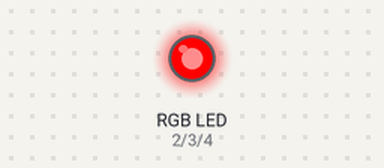
Recording of a sketch running on a simulated Arduino Uno, built with avr-gcc and run on an emulated ATmega328P. Parts: an RGB LED mixed from three pins (HIGH = lit).

Above: at 0.05 s.
At 3.95 s:
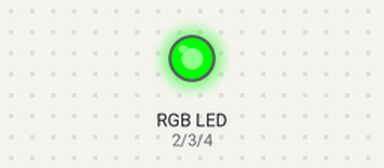
At 5.95 s:
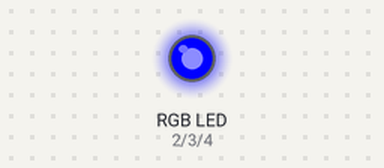
At 7.95 s:
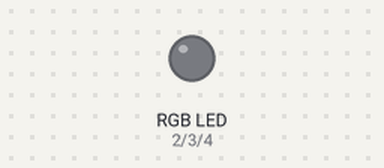
At 11.95 s:
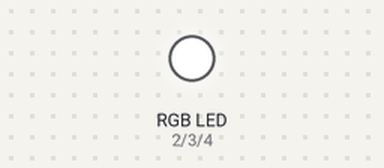
At 15.95 s:
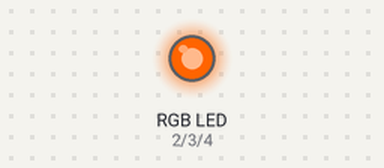
Timing chart, 0 to 20.8 s (numbered marks = the images above):
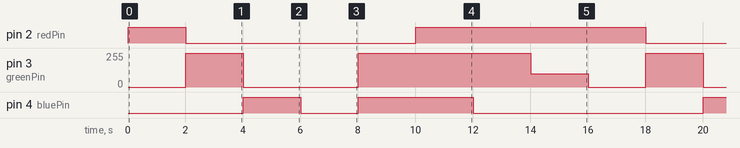

The sketch:

led_multicolor.ino
```cpp
byte redPin = 2;
byte greenPin = 3;
byte bluePin = 4;
int t= 2000;
void setup() {
 pinMode(redPin, OUTPUT);
 pinMode(greenPin, OUTPUT);
 pinMode(bluePin, OUTPUT);
}

void loop() {
 Color (255, 0,0); //rojo
 delay(t);
 Color (0, 255, 0);//verde
 delay(t);
 Color (0, 0, 255);//azul
 delay(t);
 Color (80, 0, 80);//morado
 delay(t);
 Color (0, 255, 255);//aqua
 delay(t);
 Color (255, 255, 255);//blanco
 delay(t);
 Color (255, 255, 0);
 delay(t);
 Color (255, 100, 70);
 delay(t);
}

void Color (byte red, byte green, byte blue)
{
  analogWrite(redPin, red);
  analogWrite(greenPin, green);
  analogWrite(bluePin, blue);
}
```

Measured:
- by itself, pin 2 (redPin): repeats every 16.0 s: LOW 8.0 s, HIGH 8.0 s
- by itself, pin 3 (greenPin): repeats every 16.0 s: 0/255 4.0 s, 255/255 6.0 s, 100/255 2.0 s, 0/255 2.0 s, 255/255 2.0 s
- by itself, pin 4 (bluePin): repeats every 16.0 s: LOW 2.0 s, HIGH 4.0 s, LOW 8.0 s, HIGH 2.0 s
